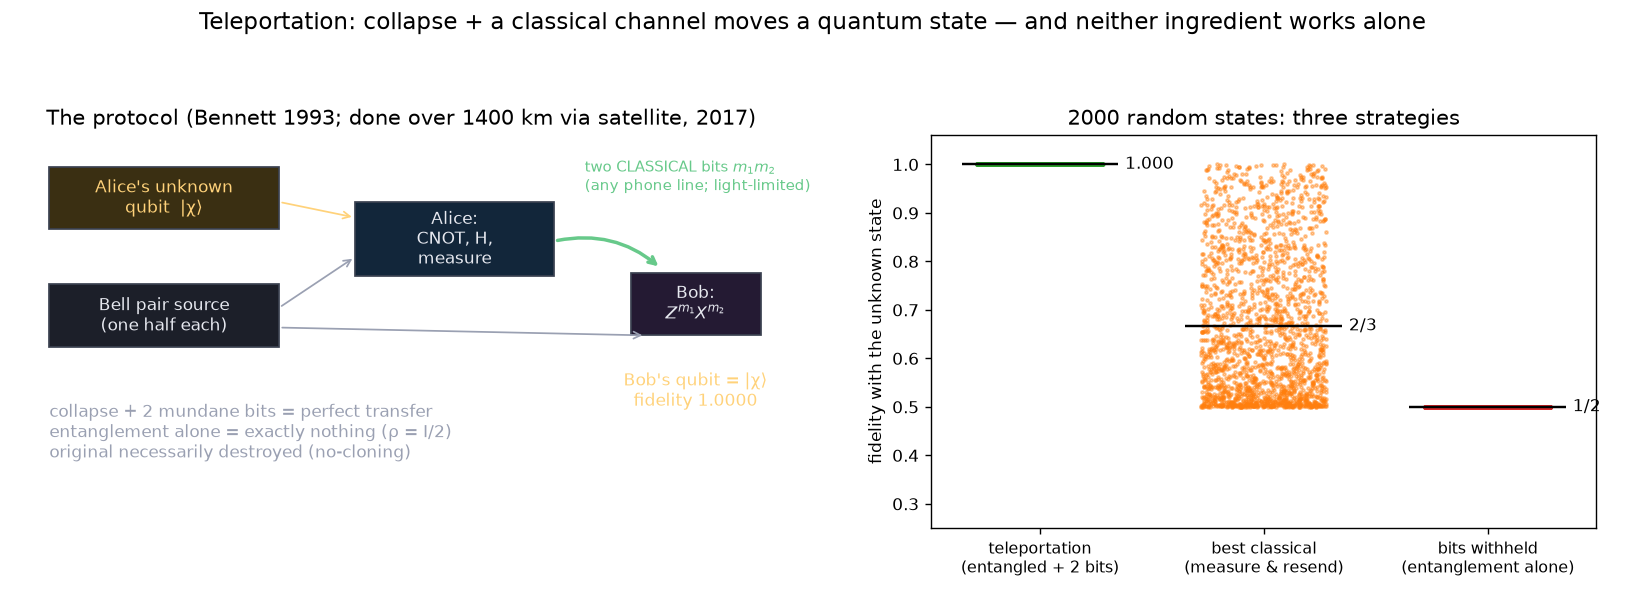

Generate this figure with Python:
"""
Experiment 8 — quantum teleportation, exact (Bennett et al. 1993; first photons:
Bouwmeester 1997; satellite, 1400 km: Ren et al. / Micius 2017).

Three qubits: Q0 = Alice's UNKNOWN state chi (random on the Bloch sphere),
Q1,Q2 = a shared Bell pair (Q1 Alice's half, Q2 Bob's).  Protocol:
  1. Alice: CNOT(Q0 -> Q1), then H on Q0.
  2. Alice measures Q0,Q1 -> two CLASSICAL bits (m1, m2); her copy is destroyed.
  3. Bob applies the correction Z^m1 X^m2 to his qubit.
Result: Bob's qubit IS chi, fidelity 1, though chi never traveled.

Three verdicts, over 2000 Haar-random input states:
  A. full protocol         -> fidelity = 1 (machine precision), each outcome p = 1/4.
  B. bits withheld         -> Bob's average state = I/2 EXACTLY (trace distance
                              ~1e-16): Alice's collapse alone tells Bob NOTHING.
                              No-signaling, shown constructively.  F = 1/2.
  C. no entanglement       -> best measure-and-resend: average fidelity 2/3
                              (the classical ceiling teleportation beats).

Ties the threads: collapse (Alice's measurement) + a mundane classical channel
(2 bits, light-speed limited) = perfect state transfer; entanglement alone = nothing;
and no-cloning is respected -- the original is necessarily destroyed.
"""
import numpy as np
import matplotlib
matplotlib.use("Agg")
import matplotlib.pyplot as plt

rng = np.random.default_rng(42)
M = 2000

# ---------- gates on 3 qubits (Q0,Q1,Q2), amplitudes ordered |q0 q1 q2> ----------
I2 = np.eye(2); X = np.array([[0, 1], [1, 0]]); Z = np.diag([1.0, -1.0])
H = np.array([[1, 1], [1, -1]])/np.sqrt(2)
def kron3(a, b, c): return np.kron(a, np.kron(b, c))
CNOT01 = np.zeros((8, 8))
for q0 in (0, 1):
    for q1 in (0, 1):
        for q2 in (0, 1):
            CNOT01[(q0 << 2) | ((q1 ^ q0) << 1) | q2, (q0 << 2) | (q1 << 1) | q2] = 1
H0 = kron3(H, I2, I2)

# ---------- random unknown states + initial 3-qubit state ----------
chi = rng.normal(size=(M, 2)) + 1j*rng.normal(size=(M, 2))
chi /= np.linalg.norm(chi, axis=1, keepdims=True)
bell = np.zeros(4); bell[0] = bell[3] = 1/np.sqrt(2)          # (|00>+|11>)/sqrt2
psi = np.einsum('mi,j->mij', chi, bell).reshape(M, 8)         # chi (x) bell

# ---------- Alice's operations ----------
psi = psi @ CNOT01.T
psi = psi @ H0.T

# ---------- the four measurement outcomes ----------
corr = {(0, 0): I2, (0, 1): X, (1, 0): Z, (1, 1): Z @ X}
F_tele = np.zeros((M, 4)); probs = np.zeros((M, 4))
rho_nobits = np.zeros((M, 2, 2), complex)
for idx, (m1, m2) in enumerate([(0, 0), (0, 1), (1, 0), (1, 1)]):
    block = psi.reshape(M, 2, 2, 2)[:, m1, m2, :]             # Bob's unnormalized state
    p = np.sum(np.abs(block)**2, axis=1)
    probs[:, idx] = p
    phi = block / np.sqrt(p)[:, None]
    rho_nobits += p[:, None, None] * np.einsum('mi,mj->mij', phi, phi.conj())
    phi_corr = phi @ corr[(m1, m2)].T
    F_tele[:, idx] = np.abs(np.einsum('mi,mi->m', chi.conj(), phi_corr))**2

print("A. FULL PROTOCOL (entanglement + 2 classical bits), 2000 random states:")
print(f"   min fidelity over all states & outcomes = {F_tele.min():.12f}   (exact: 1)")
print(f"   outcome probabilities: max |p - 1/4| = {np.max(np.abs(probs-0.25)):.2e}")

td = np.max(np.abs(rho_nobits - I2[None]/2))
F_nobits = np.real(np.einsum('mi,mij,mj->m', chi.conj(), rho_nobits, chi))
print("\nB. BITS WITHHELD (Bob acts before Alice's phone call):")
print(f"   max |rho_Bob - I/2| = {td:.2e}  ->  Bob's qubit is EXACTLY maximally mixed")
print(f"   fidelity = {F_nobits.mean():.4f} for every state  (no-signaling, constructively)")

# C. classical benchmark: measure chi in z, resend the eigenstate
p0 = np.abs(chi[:, 0])**2
F_class = p0**2 + (1-p0)**2
print("\nC. NO ENTANGLEMENT (best measure-and-resend):")
print(f"   average fidelity = {F_class.mean():.4f}   (theory: 2/3 = 0.6667)")

# ---------- figure ----------
fig = plt.figure(figsize=(13, 4.8))
gs = fig.add_gridspec(1, 2, width_ratios=[1.15, 1])

# schematic
axS = fig.add_subplot(gs[0])
axS.axis("off"); axS.set_xlim(0, 10); axS.set_ylim(0, 10)
def box(x, y, w, h, txt, fc, tc="#e7e9f0"):
    axS.add_patch(plt.Rectangle((x, y), w, h, fc=fc, ec="#3a4150", lw=1, zorder=2))
    axS.text(x+w/2, y+h/2, txt, ha="center", va="center", fontsize=9.5, color=tc, zorder=3)
box(0.4, 7.6, 3.0, 1.6, "Alice's unknown\nqubit  |χ⟩", "#3a2f12", "#ffd27a")
box(0.4, 4.6, 3.0, 1.6, "Bell pair source\n(one half each)", "#1c1f29")
box(4.4, 6.4, 2.6, 1.9, "Alice:\nCNOT, H,\nmeasure", "#12263a")
box(8.0, 4.9, 1.7, 1.6, "Bob:\n$Z^{m_1}X^{m_2}$", "#241a33")
axS.annotate("", xy=(4.4, 7.9), xytext=(3.4, 8.3), arrowprops=dict(arrowstyle="->", color="#ffd27a"))
axS.annotate("", xy=(4.4, 6.9), xytext=(3.4, 5.6), arrowprops=dict(arrowstyle="->", color="#9aa0b2"))
axS.annotate("", xy=(8.2, 4.9), xytext=(3.4, 5.1), arrowprops=dict(arrowstyle="->", color="#9aa0b2"))
axS.annotate("", xy=(8.4, 6.6), xytext=(7.0, 7.3),
             arrowprops=dict(arrowstyle="->", color="#67c98a", lw=2,
                             connectionstyle="arc3,rad=-0.25"))
axS.text(7.4, 8.6, "two CLASSICAL bits $m_1m_2$\n(any phone line; light-limited)",
         fontsize=8.5, color="#67c98a", ha="left")
axS.text(8.85, 4.0, "Bob's qubit = |χ⟩\nfidelity 1.0000", fontsize=9.5,
         color="#ffd27a", ha="center", va="top")
axS.text(0.4, 3.2, "collapse + 2 mundane bits = perfect transfer\n"
                   "entanglement alone = exactly nothing (ρ = I/2)\n"
                   "original necessarily destroyed (no-cloning)",
         fontsize=9.5, color="#9aa0b2", va="top")
axS.set_title("The protocol (Bennett 1993; done over 1400 km via satellite, 2017)")

# fidelity bands
axF = fig.add_subplot(gs[1])
xs = rng.uniform(-0.28, 0.28, M)
axF.scatter(0+xs, F_tele.mean(1), s=3, color="tab:green", alpha=0.4)
axF.scatter(1+xs, F_class, s=3, color="tab:orange", alpha=0.4)
axF.scatter(2+xs, F_nobits, s=3, color="tab:red", alpha=0.4)
for x, y, lab in [(0, 1.0, "1.000"), (1, 2/3, "2/3"), (2, 0.5, "1/2")]:
    axF.hlines(y, x-0.35, x+0.35, color="k", lw=1.4)
    axF.text(x+0.38, y, lab, fontsize=10, va="center")
axF.set_xticks([0, 1, 2])
axF.set_xticklabels(["teleportation\n(entangled + 2 bits)",
                     "best classical\n(measure & resend)",
                     "bits withheld\n(entanglement alone)"], fontsize=9)
axF.set_ylabel("fidelity with the unknown state")
axF.set_ylim(0.25, 1.06)
axF.set_title("2000 random states: three strategies")
fig.suptitle("Teleportation: collapse + a classical channel moves a quantum state — "
             "and neither ingredient works alone", fontsize=13)
fig.tight_layout(rect=[0, 0, 1, 0.92])
fig.savefig("teleport.png", dpi=125)
print("\nsaved -> qsim/teleport.png")
